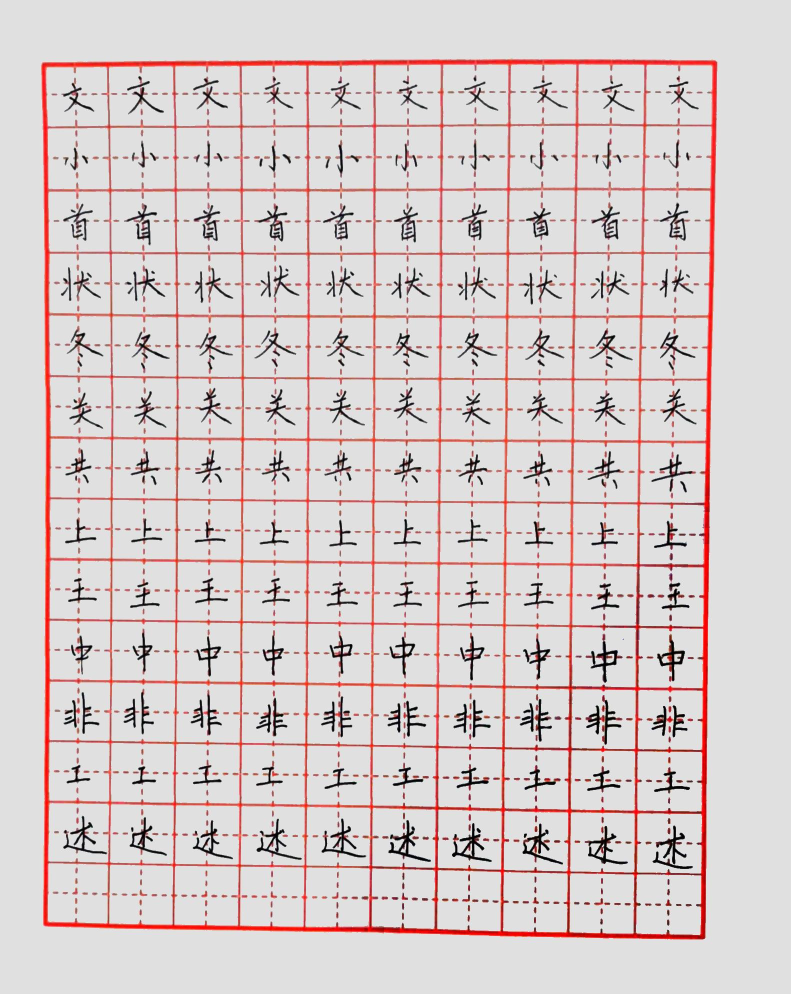
#> input picture src/Hard Pen Calligraphy/img/105.jpg, 1582 x 1987 px (shown at 1/2 size)
$ python slicing.py
#> lines starting #> are read from the running program, lines starting #| are printed output that depends on the picture; after the words box and inside, x2 and y2 are one past the last pixel; in counts of white or black regions, pixels touching at a corner belong together
import cv2
import numpy as np
import os


point_lu = []
point_rd = []

point_lux = []
point_luy = []
point_ldx = []
point_ldy = []
point_rux = []
point_ruy = []
point_rdx = []
point_rdy = []

scale_x = 10  # xy的分割数量，也是角点的搜索范围
scale_y = 14

single_size = 50

image_path = './img/105.jpg'
image=cv2.imread(image_path)
#> image is the input picture: shape (1987, 1582, 3); mean B, G, R 204.3, 204.6, 215.9
h = int(1000 * image.shape[1] / image.shape[0])
image = cv2.resize(image, (h, 1000))
#> image: shape (1000, 796, 3)
image_ori = image.copy()
print(image_ori.shape)
#| (1000, 796, 3)

image = cv2.cvtColor(image, cv2.COLOR_BGR2GRAY)# 转成灰度图片
#> image: shape (1000, 796)
ret, binary = cv2.threshold(image, 127, 255, cv2.THRESH_BINARY)# 二值化操作
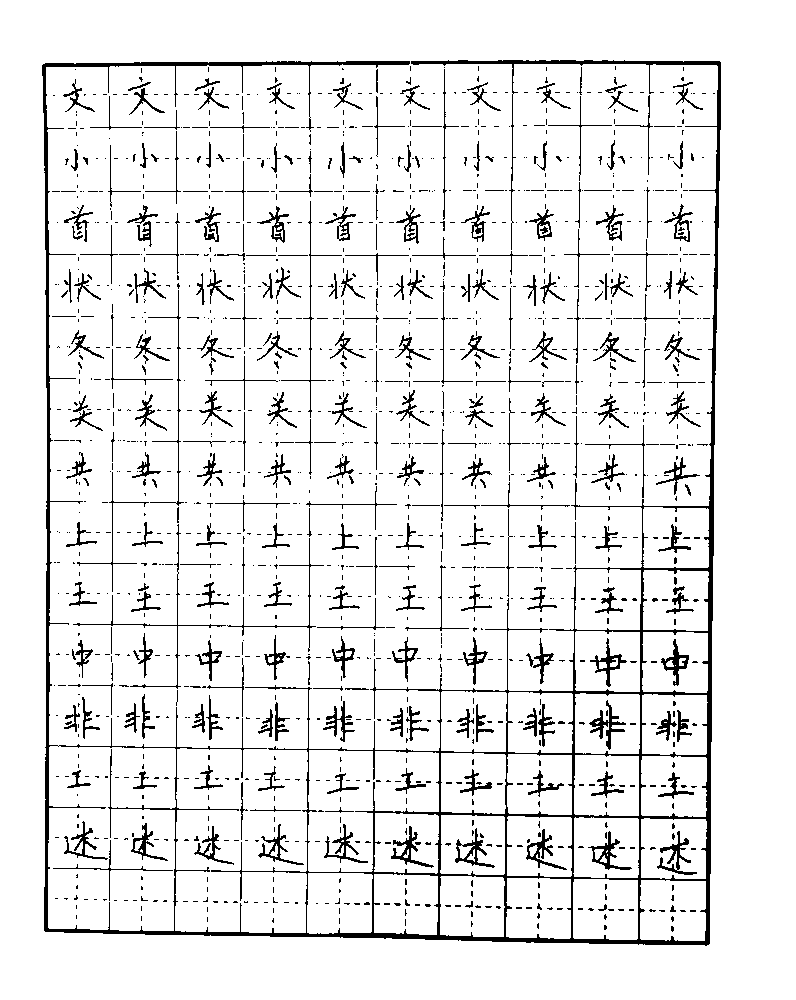
#> binary: shape (1000, 796); 91.8% white; black in thin lines or dots, all inside (x1, y1, x2, y2) = (42, 60, 721, 946)

dst=cv2.cornerHarris(binary,4,5,0.06)#调用函数cornerHarris
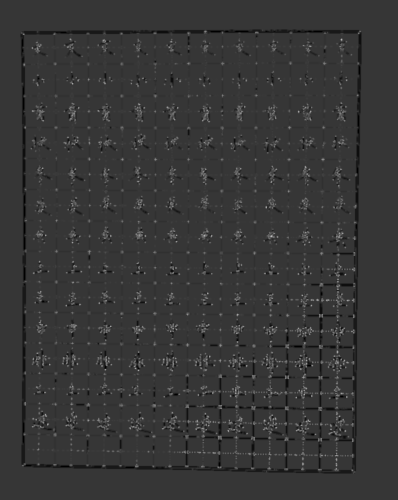
#> dst: shape (1000, 796) float32 (shown at 1/2 size); min -2.73, max 9.97, mean 0.0275; drawn with min black and max white
# print(dst.shape)
dst_norm=np.empty(dst.shape,dtype=np.float32)
cv2.normalize(dst,dst_norm,alpha=0,beta=255,norm_type=cv2.NORM_MINMAX)  # 归一化

for i in range(int(dst_norm.shape[0] / 4)):
    for j in range(int(dst_norm.shape[1] / 4)):
        if int(dst_norm[i,j])>120:
            point_luy.append(i)
            point_lux.append(j)
            point_lu.append(i**2 + j**2)
            cv2.circle(image,(i, j),2,(0,255,0),2)
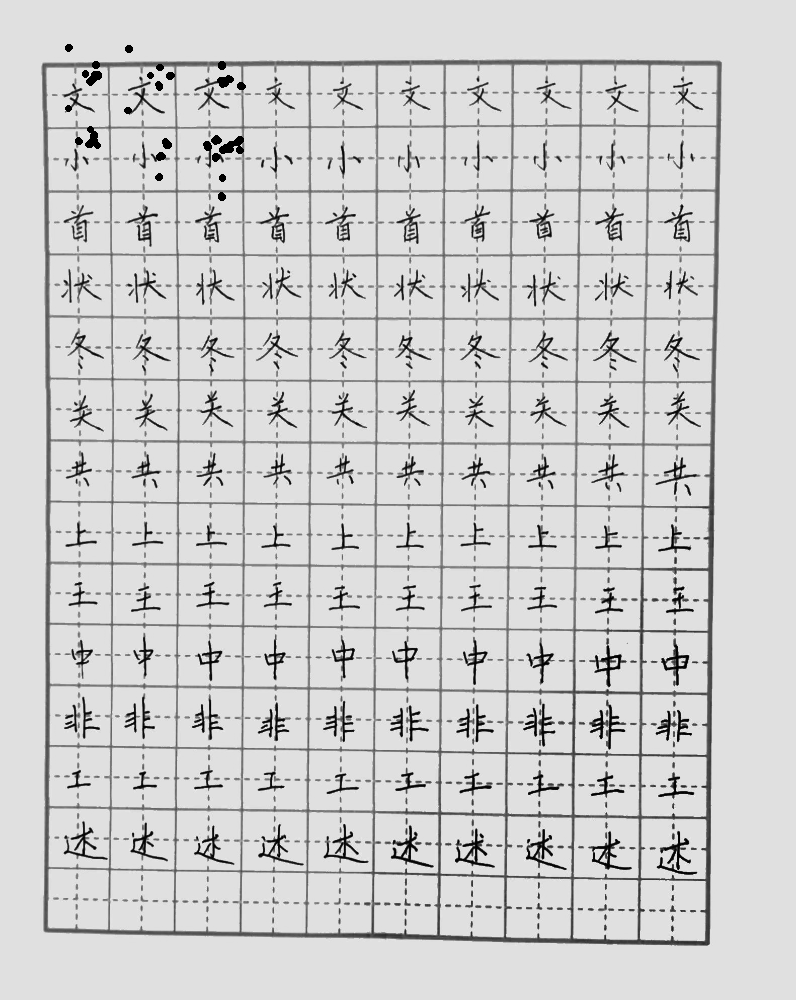
#> image: shape (1000, 796); min 0, max 249, mean 207.4
#> after the loop, point_lu = 151 values, max 88093 at index 113, min 6833 at index 0, mean 48058; point_lux = 151 values, max 197 at index 102, min 47 at index 0, mean 118.5; point_luy = 151 values from 68 to 242
index = point_lu.index(min(point_lu))
#> index = 0
lu = (point_lux[index], point_luy[index])
#> lu = (47, 68)
cv2.circle(image,(lu[0], lu[1]),2,(0,255,0),2)
#> image: shape (1000, 796); under 0.01% of pixels changed, all inside (x1, y1, x2, y2) = (44, 65, 51, 72)
print(lu)
#| (47, 68)

for i in range(int(dst_norm.shape[0] / 4 * 3), dst_norm.shape[0]):
    for j in range(int(max(0, lu[0] - dst_norm.shape[1] / (scale_x*2))), int(lu[0] + dst_norm.shape[1] / (scale_x*2))):
        if int(dst_norm[i, j]) > 120:
            point_ldy.append(i)
            point_ldx.append(j)
            cv2.circle(image,(i, j),2,(0,255,0),2)
#> image: shape (1000, 796); min 0, max 249, mean 207.4
#> after the loop, point_ldx = 48 values, max 85 at index 28, min 49 at index 41, mean 70.06; point_ldy = 48 values from 771 to 928
index = point_ldy.index(max(point_ldy))
#> index = 47
ld = (point_ldx[index], point_ldy[index])
#> ld = (76, 928)
cv2.circle(image,(ld[0], ld[1]),2,(0,255,0),2)
#> image: shape (1000, 796); min 0, max 249, mean 207.3
print(ld)
#| (76, 928)

for i in range(int(lu[1] - dst_norm.shape[0] / (scale_y*2)), min(dst_norm.shape[0], int(lu[1] + dst_norm.shape[0] / (scale_y*2)))):
    for j in range(int(dst_norm.shape[1] / 3 * 2), dst_norm.shape[1]):
    # for j in range(int(dst_norm.shape[1]), dst_norm.shape[1]):
        if int(dst_norm[i,j])>120:
            point_ruy.append(i)
            point_rux.append(j)
            cv2.circle(image,(i, j),2,(0,255,0),2)
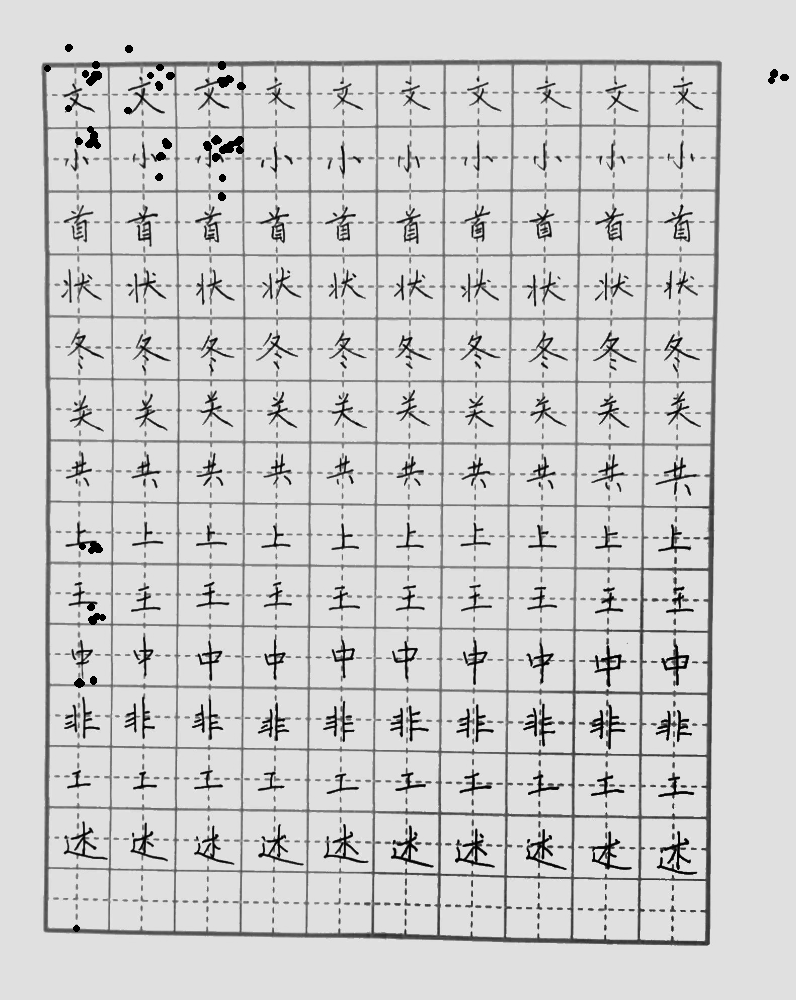
#> image: shape (1000, 796); min 0, max 249, mean 207.2
#> after the loop, point_rux = 33 values, max 684 at index 6, min 544 at index 19, mean 627.5; point_ruy = 33 values from 77 to 102
# print(point_rux, point_ruy)
# cv2.imshow('image', image)
# cv2.waitKey(0)

index = point_rux.index(max(point_rux))
#> index = 6
ru = (point_rux[index], point_ruy[index])
#> ru = (684, 79)
cv2.circle(image,(ru[0], ru[1]),2,(0,255,0),2)
#> image: shape (1000, 796); under 0.01% of pixels changed, all inside (x1, y1, x2, y2) = (681, 76, 688, 83)
print(ru)
#| (684, 79)

for i in range(int(ld[1] - dst_norm.shape[0] / (scale_y*2)), min(dst_norm.shape[0], int(ld[1] + dst_norm.shape[0] / (scale_y*2)))):
    for j in range(int(ru[0] - dst_norm.shape[1] / (scale_x*1)), dst_norm.shape[1]):
        if int(dst_norm[i,j])>120:
            point_rdy.append(i)
            point_rdx.append(j)
            point_rd.append(i**2 + j**2)
            # cv2.circle(image,(i, j),2,(0,255,0),2)
# print(point_rdx, point_rdy)
index = point_rd.index(max(point_rd))
rd = (point_rdx[index], point_rdy[index])
cv2.circle(image,(rd[0], rd[1]),2,(0,255,0),2)
#> image: shape (1000, 796); min 0, max 249, mean 207.2
print(rd)
#| (704, 940)

cv2.imshow('image', image)
cv2.waitKey(0)


pts1 = np.float32([lu, ld, rd, ru])
#> pts1 = [[47, 68], [76, 928], [704, 940], [684, 79]]
pts2 = np.float32([[0, 0], [0, dst_norm.shape[1]], [dst_norm.shape[0], dst_norm.shape[1]], [dst_norm.shape[0], 0]])
matrix = cv2.getPerspectiveTransform(pts1, pts2)
#> matrix = [[1.57, -0.053, -70.25], [-0.0158, 0.912, -61.28], [2.42e-06, -1.65e-05, 1]]
result = cv2.warpPerspective(image_ori, matrix, dst_norm.shape)
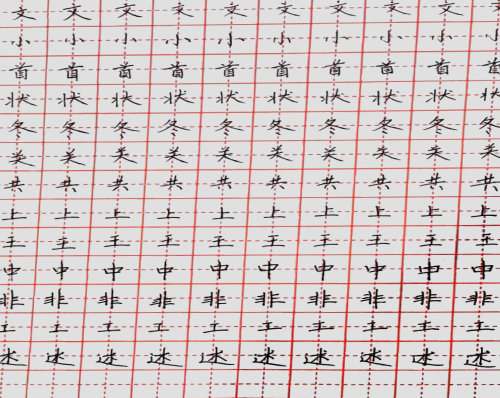
#> result: shape (796, 1000, 3) (shown at 1/2 size); mean B, G, R 200.8, 201.1, 211.9
result = cv2.resize(result,(scale_x * single_size, scale_y * single_size))
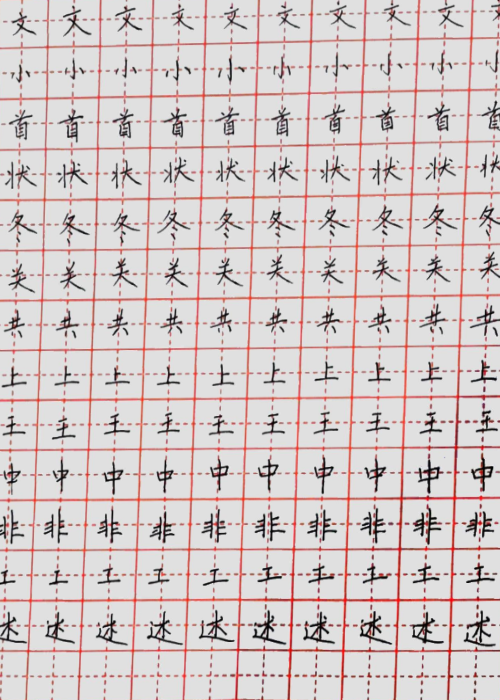
#> result: shape (700, 500, 3); mean B, G, R 200.7, 201.1, 211.8
cv2.imshow("Perspective transformation", result)
cv2.waitKey(0)

dir_save = './result-' + image_path.split('/')[-1].split('.jpg')[0] + '/'
if not os.path.exists(dir_save):
    os.makedirs(dir_save)
for i in range(scale_x):
    for j in range(scale_y):
        img_temp = result[j * single_size : (j + 1) * single_size, i * single_size : (i + 1) * single_size, :]
        cv2.imwrite(dir_save + str(i) + '-' + str(j) + '.png', img_temp)
#> this loop made 10 passes
#> pass 1, `cv2.imwrite(dir_save + str(i) + '-' + str(j) + '.png', img_temp)`:
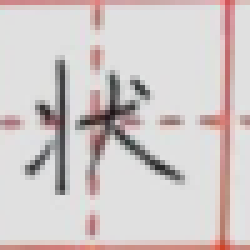
#> saved as 0-3.png: shape (50, 50, 3) (shown 5 times larger); mean B, G, R 201.3, 201.9, 210.2

$ run again, with src/Hard Pen Calligraphy/img/01.jpg copied over src/Hard Pen Calligraphy/img/105.jpg
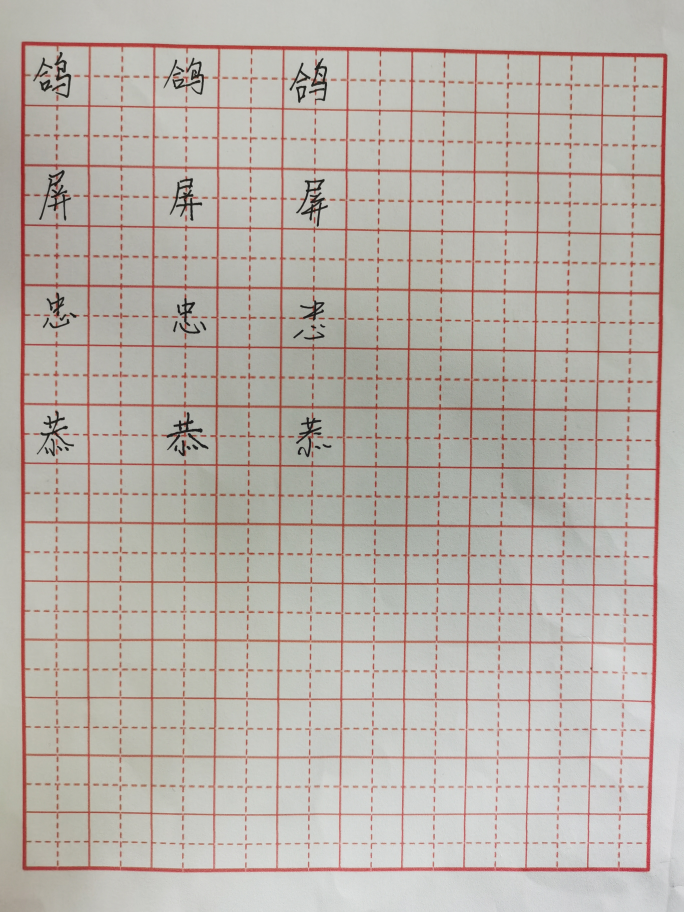
#> input picture src/Hard Pen Calligraphy/img/01.jpg, 2736 x 3648 px (shown at 1/4 size)
#> image is the input picture: shape (3648, 2736, 3); mean B, G, R 171.7, 178.6, 185.1
#| (1000, 750, 3)
#> binary: shape (1000, 750); 93.2% white; black in thin lines or dots, all inside (x1, y1, x2, y2) = (22, 46, 732, 956)
#> after the loop `for i in range(int(dst_norm.shape[0] / 4)):`: point_lu = 842 values, max 91242 at index 841, min 2741 at index 0, mean 34995.3; point_lux = 842 values, max 185 at index 229, min 24 at index 1, mean 78.75; point_luy = 842 values from 46 to 249
#> `index = point_lu.index(min(point_lu))`: index = 0
#> lu = (25, 46)
#| (25, 46)
#> after the loop `for i in range(int(dst_norm.shape[0] / 4 * 3), dst_norm.shape[0]):`: point_ldx = 75 values, max 61 at index 58, min 25 at index 71, mean 31.75; point_ldy = 75 values from 764 to 954
#> `index = point_ldy.index(max(point_ldy))`: index = 74
#> ld = (26, 954)
#| (26, 954)
#> after the loop `for i in range(int(lu[1] - dst_norm.shape[0] / (scale_y*2)), min(dst_n..`:
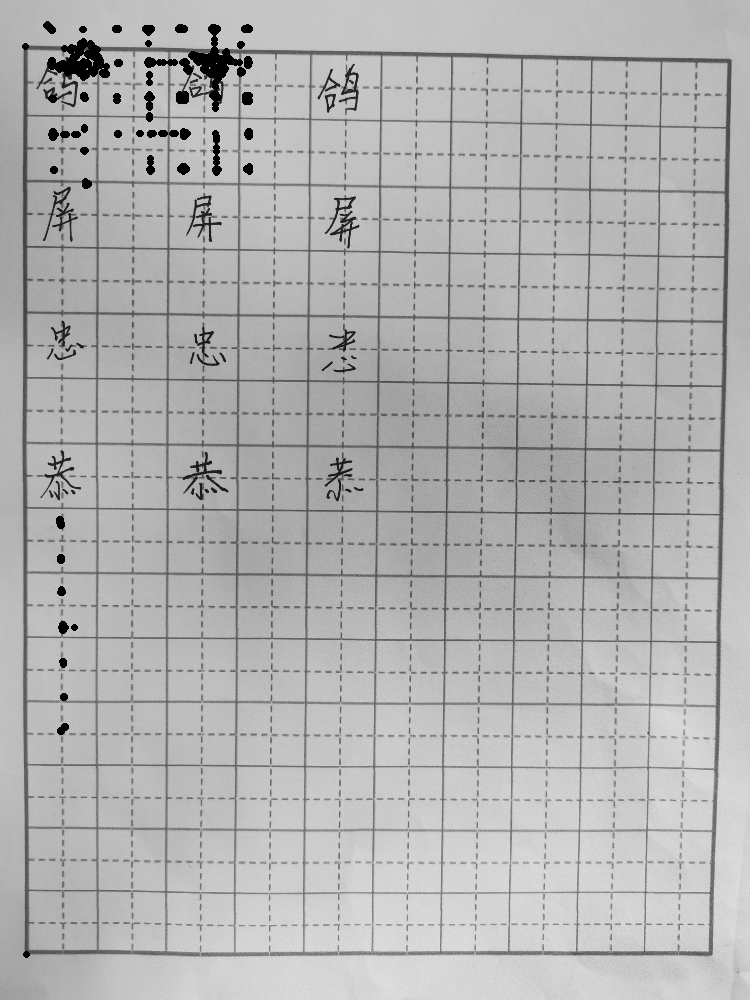
#> image: shape (1000, 750); min 0, max 227, mean 178
#> after the loop `for i in range(int(lu[1] - dst_norm.shape[0] / (scale_y*2)), min(dst_n..`: point_rux = 58 values, max 731 at index 14, min 519 at index 0, mean 615.1; point_ruy = 58 values from 59 to 74
#> `index = point_rux.index(max(point_rux))`: index = 14
#> ru = (731, 60)
#| (731, 60)
#| (708, 952)
#> pts1 = [[25, 46], [26, 954], [708, 952], [731, 60]]
#> matrix = [[1.39, -0.00153, -34.63], [-0.0158, 0.796, -36.2], [-2.43e-05, -3.79e-05, 1]]
#> the loop `for i in range(scale_x):` made 10 passes
#> pass 1, `cv2.imwrite(dir_save + str(i) + '-' + str(j) + '.png', img_temp)`:
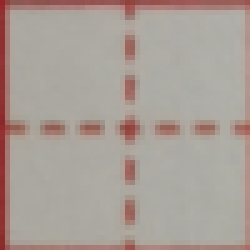
#> saved as 0-3.png: shape (50, 50, 3) (shown 5 times larger); mean B, G, R 151.8, 159, 170.2

$ run again, with src/Hard Pen Calligraphy/img/101.jpg copied over src/Hard Pen Calligraphy/img/105.jpg
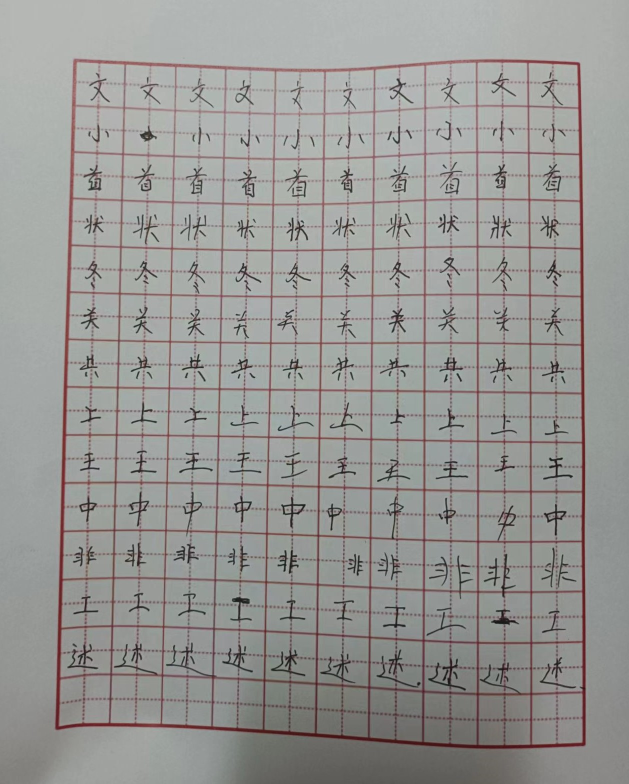
#> input picture src/Hard Pen Calligraphy/img/101.jpg, 1258 x 1568 px (shown at 1/2 size)
#> image is the input picture: shape (1568, 1258, 3); mean B, G, R 148.7, 151.2, 151.9
#| (1000, 802, 3)
#> binary: shape (1000, 802); 83.6% white; 1721 black regions (1493 under 20 px), largest, box (x1, y1, x2, y2) and area: (70, 76, 747, 1000) 98085, (392, 77, 589, 110) 506, (86, 808, 131, 858) 489
#> after the loop `for i in range(int(dst_norm.shape[0] / 4)):`: point_lu = 280 values, max 95428 at index 276, min 15145 at index 0, mean 60793.4; point_lux = 280 values, max 199 at index 91, min 95 at index 111, mean 147.2; point_luy = 280 values from 77 to 243
#> `index = point_lu.index(min(point_lu))`: index = 0
#> lu = (96, 77)
#| (96, 77)
#> after the loop `for i in range(int(dst_norm.shape[0] / 4 * 3), dst_norm.shape[0]):`: point_ldx = 639 values, max 135 at index 64, min 71 at index 635, mean 104.7; point_ldy = 639 values from 750 to 931
#> `index = point_ldy.index(max(point_ldy))`: index = 637
#> ld = (71, 931)
#| (71, 931)
#> after the loop `for i in range(int(lu[1] - dst_norm.shape[0] / (scale_y*2)), min(dst_n..`:
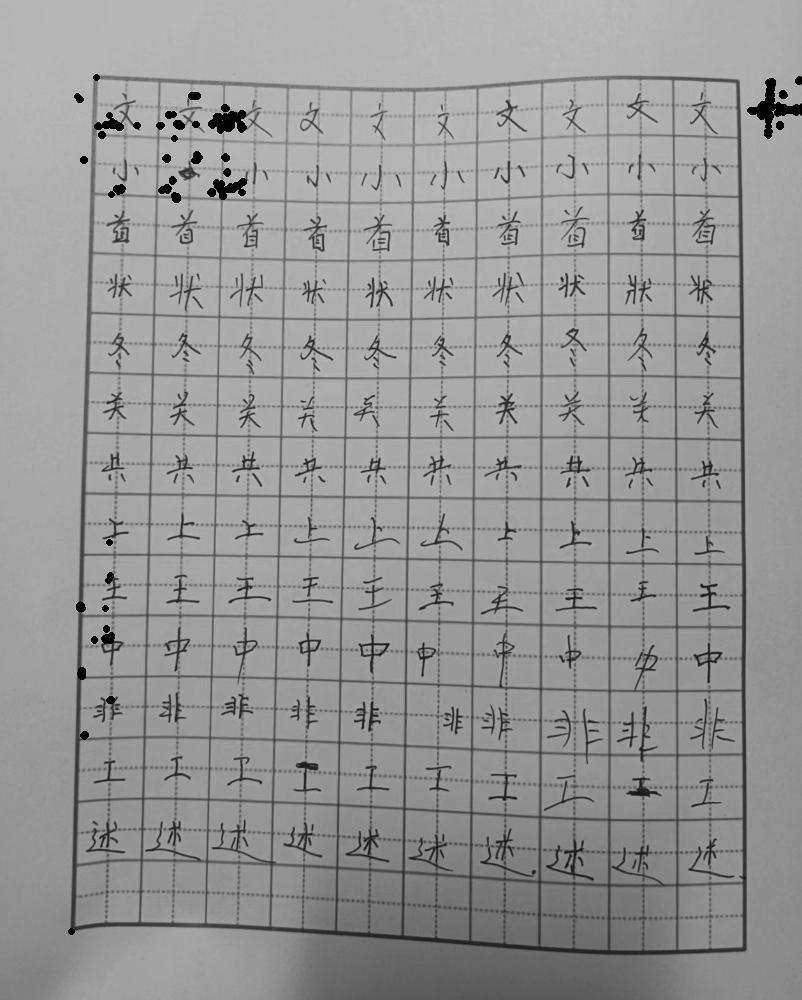
#> image: shape (1000, 802); min 0, max 202, mean 150.1
#> after the loop `for i in range(int(lu[1] - dst_norm.shape[0] / (scale_y*2)), min(dst_n..`: point_rux = 58 values, max 736 at index 23, min 542 at index 42, mean 649.4; point_ruy = 58 values from 79 to 111
#> `index = point_rux.index(max(point_rux))`: index = 23
#> ru = (736, 84)
#| (736, 84)
#| (746, 951)
#> pts1 = [[96, 77], [71, 931], [746, 951], [736, 84]]
#> matrix = [[1.6, 0.0467, -156.7], [-0.0109, 0.997, -75.71], [2.13e-05, 6.48e-05, 1]]
#> the loop `for i in range(scale_x):` made 10 passes
#> pass 1, `cv2.imwrite(dir_save + str(i) + '-' + str(j) + '.png', img_temp)`:
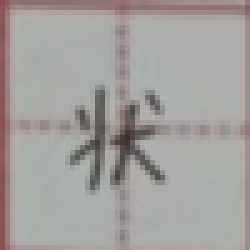
#> saved as 0-3.png: shape (50, 50, 3) (shown 5 times larger); mean B, G, R 157.5, 160, 163.4
